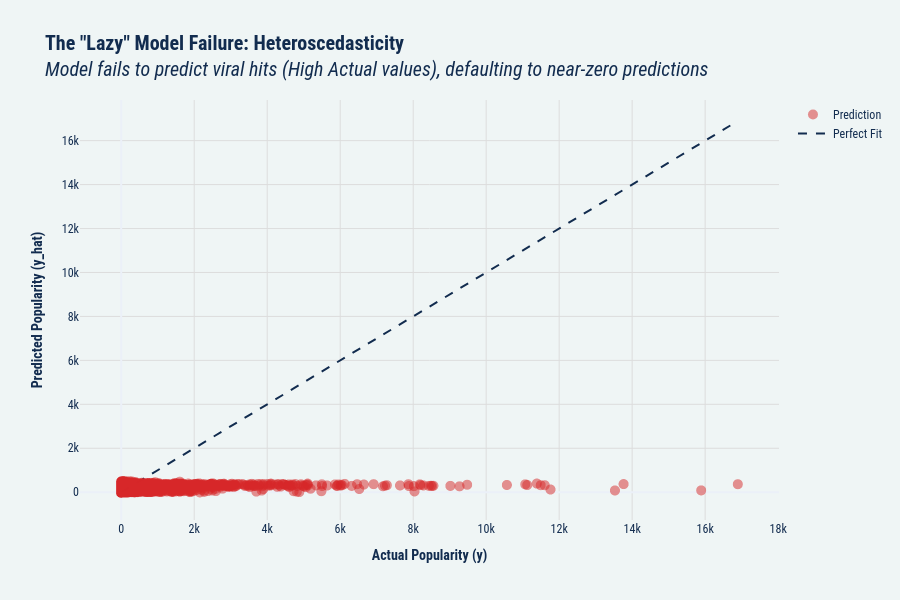

The cell this chart's notebook holds for it:
### Code cell
# --- VISUALIZATION: THE FAILURE (RESIDUAL PLOT) ---
# We visualize Actual vs. Predicted to show the model failing on outliers.

# Create a DataFrame for plotting
df_viz = pd.DataFrame({
    'Actual': y_test,
    'Predicted': y_pred,
    'Residual': y_test - y_pred
})

# We create a Scatter Plot: Actual vs Predicted
fig = go.Figure()

# Add the points
fig.add_trace(go.Scattergl(
    x=df_viz['Actual'],
    y=df_viz['Predicted'],
    mode='markers',
    marker=dict(
        color='#d62728', # Red for "Error/Danger"
        opacity=0.5,
        size=10
    ),
    name='Prediction'
))

# Add a reference line (Perfect Prediction)
fig.add_trace(go.Scatter(
    x=[df_viz['Actual'].min(), df_viz['Actual'].max()],
    y=[df_viz['Actual'].min(), df_viz['Actual'].max()],
    mode='lines',
    line=dict(color='#122c4f', dash='dash'),
    name='Perfect Fit'
))

fig.update_layout(
    title='<b>The "Lazy" Model Failure: Heteroscedasticity</b><br><i>Model fails to predict viral hits (High Actual values), defaulting to near-zero predictions</i>',
    xaxis_title='<b>Actual Popularity (y)</b>',
    yaxis_title='<b>Predicted Popularity (y_hat)</b>',
    height=600,
    showlegend=True,
    font=dict(family="Roboto Condensed, sans-serif", color='#122c4f'),
    margin=dict(t=100, l=80, r=40, b=80)
)

fig.show()

### Figure 1 — Plotly figure (JSON) as saved in the notebook; plotly's stock layout.template omitted (floating-point values rounded to 4 significant figures; data arrays with more than 128 entries replaced by an {"elided": "..."} marker saying what was removed)
{"data": [{"marker": {"color": "#d62728", "opacity": 0.5, "size": 10}, "mode": "markers", "name": "Prediction", "type": "scattergl", "x": {"elided": "18592 int values"}, "y": {"elided": "18592 float values"}}, {"line": {"color": "#122c4f", "dash": "dash"}, "mode": "lines", "name": "Perfect Fit", "type": "scatter", "x": [0, 16894], "y": [0, 16894]}], "layout": {"font": {"color": "#122c4f", "family": "Roboto Condensed, sans-serif"}, "height": 600, "margin": {"b": 80, "l": 80, "r": 40, "t": 100}, "showlegend": true, "title": {"text": "<b>The \"Lazy\" Model Failure: Heteroscedasticity</b><br><i>Model fails to predict viral hits (High Actual values), defaulting to near-zero predictions</i>"}, "xaxis": {"title": {"text": "<b>Actual Popularity (y)</b>"}}, "yaxis": {"title": {"text": "<b>Predicted Popularity (y_hat)</b>"}}}}
